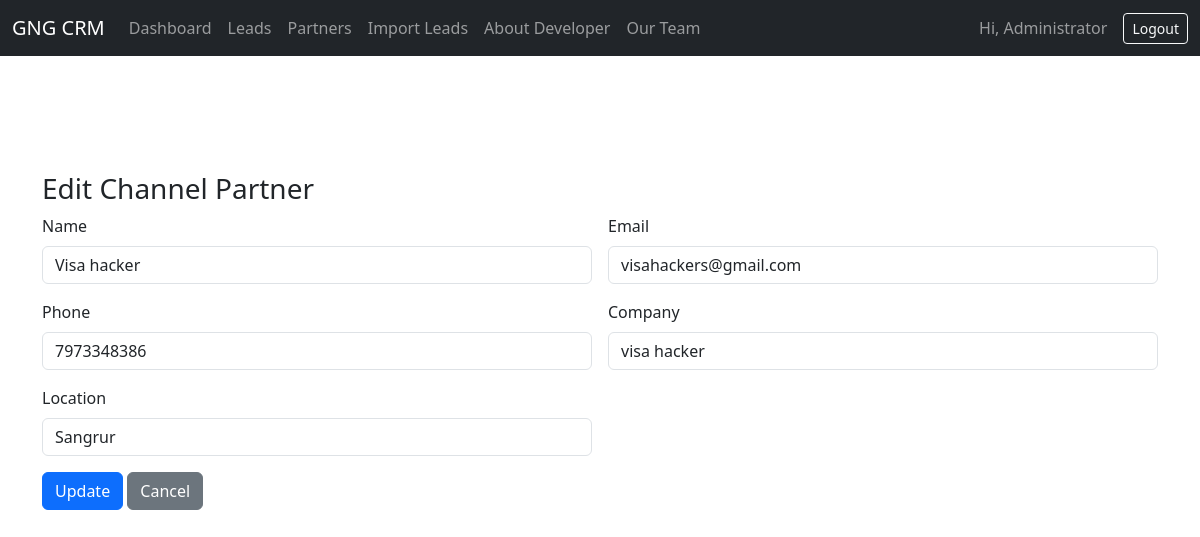
The app's page /edit_partner/2 (signed in) with its own data.
### tables this page shows
CREATE TABLE users (
        id INTEGER PRIMARY KEY AUTOINCREMENT,
        username TEXT UNIQUE NOT NULL,
        password TEXT NOT NULL,
        role TEXT DEFAULT 'admin',
        full_name TEXT DEFAULT ''
    );

CREATE TABLE channel_partners (
        id INTEGER PRIMARY KEY AUTOINCREMENT,
        name TEXT NOT NULL,
        email TEXT,
        phone TEXT,
        company TEXT,
        location TEXT,
        added_on TIMESTAMP DEFAULT CURRENT_TIMESTAMP
    );

### app.py (the view, shortened to what this page needs)
@app.route("/edit_partner/<int:partner_id>", methods=["GET", "POST"])
@login_required
def edit_partner(partner_id):
    conn = get_conn(row_factory=True)
    c = conn.cursor()
    c.execute("SELECT * FROM channel_partners WHERE id=?", (partner_id,))
    partner = c.fetchone()
    conn.close()
    return render_template("edit_partner.html", partner=partner)

### app.py (called while the page is built)
def get_conn(row_factory=False):
    conn = sqlite3.connect(DB_NAME)
    if row_factory:
        conn.row_factory = sqlite3.Row
    return conn

@login_manager.user_loader
def load_user(user_id):
    conn = get_conn()
    c = conn.cursor()
    c.execute("SELECT id, username, role, full_name FROM users WHERE id=?", (user_id,))
    row = c.fetchone()
    conn.close()
    if row:
        return User(id=row[0], username=row[1], role=row[2], full_name=row[3])
    return None

### templates/edit_partner.html
{% extends "base.html" %}
{% block content %}
<h3>Edit Channel Partner</h3>
<form method="post">
  <div class="row g-3">
    <div class="col-md-6"><label class="form-label">Name</label><input name="name" class="form-control" value="{{ partner['name'] }}" required></div>
    <div class="col-md-6"><label class="form-label">Email</label><input name="email" class="form-control" value="{{ partner['email'] }}"></div>
    <div class="col-md-6"><label class="form-label">Phone</label><input name="phone" class="form-control" value="{{ partner['phone'] }}"></div>
    <div class="col-md-6"><label class="form-label">Company</label><input name="company" class="form-control" value="{{ partner['company'] }}"></div>
    <div class="col-md-6"><label class="form-label">Location</label><input name="location" class="form-control" value="{{ partner['location'] }}"></div>
  </div>
  <button class="btn btn-primary mt-3">Update</button>
  <a href="{{ url_for('partners') }}" class="btn btn-secondary mt-3">Cancel</a>
</form>
{% endblock %}

### templates/base.html (shortened to what this page needs)
<!doctype html>
<html lang="en">
<head>
  <link href="https://cdn.jsdelivr.net/npm/bootstrap@5.3.3/dist/css/bootstrap.min.css" rel="stylesheet">
</head>
<body>
<nav class="navbar navbar-expand-lg navbar-dark bg-dark fixed-top">
  <div class="container-fluid">
    <a class="navbar-brand" href="{{ url_for('dashboard') }}">GNG CRM</a>
    <div class="collapse navbar-collapse show">
        <ul class="navbar-nav me-auto">
            <li class="nav-item"><a class="nav-link" href="{{ url_for('dashboard') }}">Dashboard</a></li>
            <li class="nav-item"><a class="nav-link" href="{{ url_for('leads') }}">Leads</a></li>
            <li class="nav-item"><a class="nav-link" href="{{ url_for('partners') }}">Partners</a></li>
            <li class="nav-item"><a class="nav-link" href="{{ url_for('import_leads') }}">Import Leads</a></li>
            <li class="nav-item">
              <a class="nav-link" href="{{ url_for('about') }}">About Developer</a>
            </li>
            <li class="nav-item">
              <a class="nav-link" href="{{ url_for('team') }}">Our Team</a>
            </li>
        </ul>
      {% if current_user.is_authenticated %}
      <span class="navbar-text me-3">Hi, {{ current_user.full_name or current_user.username }}</span>
      <a href="{{ url_for('logout') }}" class="btn btn-outline-light btn-sm">Logout</a>
      {% endif %}
    </div>
  </div>
</nav>
<div class="container pt-5 mt-4">
</div>
  <div class="container" style="margin-top: 100px;">
                  {% block content %}{% endblock %}
  </div>
</body>
</html>

### records on screen
users: full_name "Administrator"
channel_partners: name "Visa hacker", email "visahackers@gmail.com", phone "7973348386", company "visa hacker", location "Sangrur"
